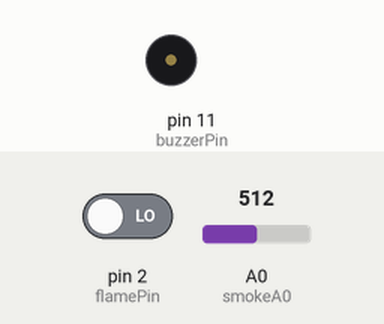
Recording of a sketch running on a simulated Arduino Uno, built with avr-gcc and run on an emulated ATmega328P. On the bench: buzzer (waves = sounding). The test bench sets the inputs (shaded band); at power-on: pin 2 (flamePin) LOW, A0 (smokeA0) = 512. What the sketch prints to the serial monitor is not drawn.

Above: at 21.1 s.
Timing chart, 0 to 24.6 s (numbered marks = the images above):
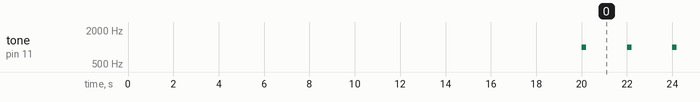

Measured:
- by itself, tone on pin 11 (buzzerPin): alternates 1000 Hz for 0.20 s and silent for 1.8 s

The sketch:

SMOKE.ino
```cpp
const int buzzerPin = 11;
const int flamePin = 2;
int Flame = HIGH;

int smokeA0=A0;
int buzzer =11;
float sensorValue;
void setup() {
  pinMode(buzzer,OUTPUT);
  pinMode(smokeA0,INPUT);
  pinMode(buzzerPin, OUTPUT);
  pinMode(flamePin, INPUT);
   Serial.begin(9600); // sets the serial port to 9600
  Serial.println("Gas sensor warming up!");
  delay(20000); // allow the MQ-6 to warm up
  noTone(buzzer);

}

void loop() {
  sensorValue=analogRead(smokeA0);
  if(sensorValue > 330)
  {
    Serial.print(" | Smoke detected!");
    tone(buzzer,1000,200);
  }
  else
  {
     Serial.print(" | Smoke  not detected!");

    noTone(buzzer);

  }
  delay(2000); // wait 2s for next reading
  Flame = digitalRead(flamePin);
 if (Flame== LOW)
 { Serial.println("Fire is Detected");
 digitalWrite(buzzerPin, HIGH);
}
else
 {
Serial.println("No Fire is Detected");
delay(5000);
 digitalWrite(buzzerPin, LOW);
 }
}
```
